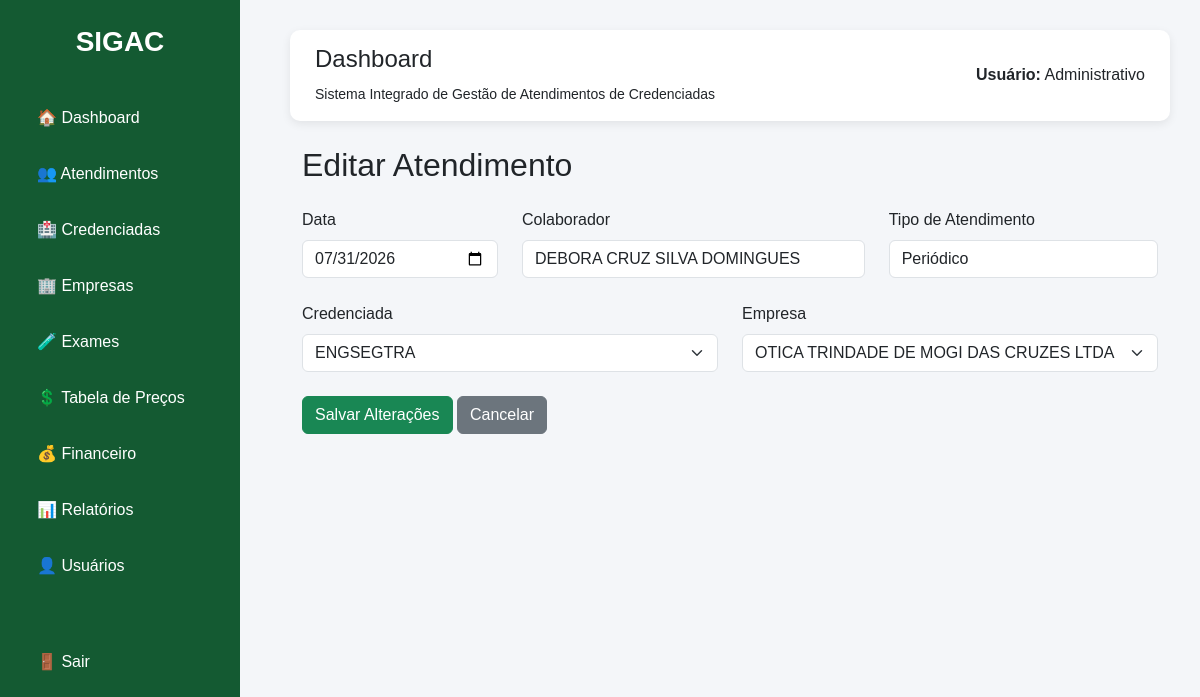
/editar_atendimento/3, run on the app's committed database.
### tables this page shows
CREATE TABLE atendimentos(

        id INTEGER PRIMARY KEY AUTOINCREMENT,

        data_atendimento DATE NOT NULL,

        credenciada_id INTEGER NOT NULL,

        empresa_id INTEGER NOT NULL,

        colaborador TEXT NOT NULL,

        tipo_atendimento TEXT NOT NULL,

        observacoes TEXT, situacao_financeira TEXT
            DEFAULT 'FATURAR',

        FOREIGN KEY (credenciada_id)
            REFERENCES credenciadas(id),

        FOREIGN KEY (empresa_id)
            REFERENCES empresas(id)

    );

CREATE TABLE credenciadas(

        id INTEGER PRIMARY KEY AUTOINCREMENT,

        nome TEXT NOT NULL,

        tipo_cobranca TEXT NOT NULL,

        email TEXT,

        telefone TEXT,

        contato TEXT,

        observacoes TEXT,

        observacoes_internas TEXT,

        situacao_financeira TEXT DEFAULT NULL

    );

CREATE TABLE empresas(

        id INTEGER PRIMARY KEY AUTOINCREMENT,

        credenciada_id INTEGER NOT NULL,

        nome TEXT NOT NULL,

        FOREIGN KEY (credenciada_id)
            REFERENCES credenciadas(id)

    );

### routes/atendimentos.py (the view, shortened to what this page needs)
    @app.route(
        "/editar_atendimento/<int:id>",
        methods=["GET", "POST"]
    )
    def editar_atendimento(id):
        conexao = conectar()
        cursor = conexao.cursor()
        cursor.execute("""
            SELECT *

            FROM atendimentos

            WHERE id = ?

        """, (
            id,
        ))
        atendimento = cursor.fetchone()
        cursor.execute("""
            SELECT exame_id

            FROM atendimento_exames

            WHERE atendimento_id = ?

        """, (
            id,
        ))
        exames_selecionados = [
            item["exame_id"]
            for item in cursor.fetchall()
        ]
        cursor.execute("""
            SELECT
                id,
                nome

            FROM credenciadas

            ORDER BY nome

        """)
        credenciadas = cursor.fetchall()
        cursor.execute("""
            SELECT
                id,
                nome

            FROM exames

            ORDER BY nome

        """)
        exames = cursor.fetchall()
        cursor.execute("""
            SELECT
                id,
                nome

            FROM empresas

            WHERE credenciada_id = ?

            ORDER BY nome

        """, (
            atendimento["credenciada_id"],
        ))
        empresas = cursor.fetchall()
        conexao.close()
        return render_template(
            "editar_atendimento.html",
            atendimento=atendimento,
            credenciadas=credenciadas,
            empresas=empresas,
            exames=exames,
            exames_selecionados=exames_selecionados
        )

### database/database.py (called while the page is built)
def conectar():
    conexao = sqlite3.connect("sigac.db")
    conexao.row_factory = sqlite3.Row
    return conexao

### templates/editar_atendimento.html
{% extends "base.html" %}
{% block conteudo %}
<div class="container mt-4">
    <h2 class="mb-4">Editar Atendimento</h2>
    <form method="POST">
        <div class="row">
            <div class="col-md-3">
                <label class="form-label">Data</label>
                <input
                    type="date"
                    class="form-control"
                    name="data_atendimento"
                    value="{{ atendimento.data_atendimento }}">
            </div>
            <div class="col-md-5">
                <label class="form-label">Colaborador</label>
                <input
                    type="text"
                    class="form-control"
                    name="colaborador"
                    value="{{ atendimento.colaborador }}">
            </div>
            <div class="col-md-4">
                <label class="form-label">Tipo de Atendimento</label>
                <input
                    type="text"
                    class="form-control"
                    name="tipo_atendimento"
                    value="{{ atendimento.tipo_atendimento }}">
            </div>
        </div>
        <br>
<div class="row">
    <div class="col-md-6">
        <label class="form-label">Credenciada</label>
        <select
            class="form-select"
            name="credenciada">
            {% for c in credenciadas %}
            <option
                value="{{ c.id }}"
                {% if c.id == atendimento.credenciada_id %}selected{% endif %}>
                {{ c.nome }}
            </option>
            {% endfor %}
        </select>
    </div>
    <div class="col-md-6">
<label class="form-label">Empresa</label>
        <select
            class="form-select"
            name="empresa">
            {% for e in empresas %}
            <option
                value="{{ e.id }}"
                {% if e.id == atendimento.empresa_id %}selected{% endif %}>
                {{ e.nome }}
            </option>
            {% endfor %}
        </select>
    </div>
</div>
        <br>
        <button
            type="submit"
            class="btn btn-success">
            Salvar Alterações
        </button>
        <a
            href="/atendimentos"
            class="btn btn-secondary">
            Cancelar
        </a>
    </form>
</div>
{% endblock %}

### templates/base.html (style rules this page uses)
body { background:#f4f6f9; font-family:Arial, Helvetica, sans-serif; }

### data on the page
atendimentos: data_atendimento "07/31/2026", colaborador "DEBORA CRUZ SILVA DOMINGUES", tipo_atendimento "Periódico", credenciada "ENGSEGTRA", empresa "OTICA TRINDADE DE MOGI DAS CRUZES LTDA"
